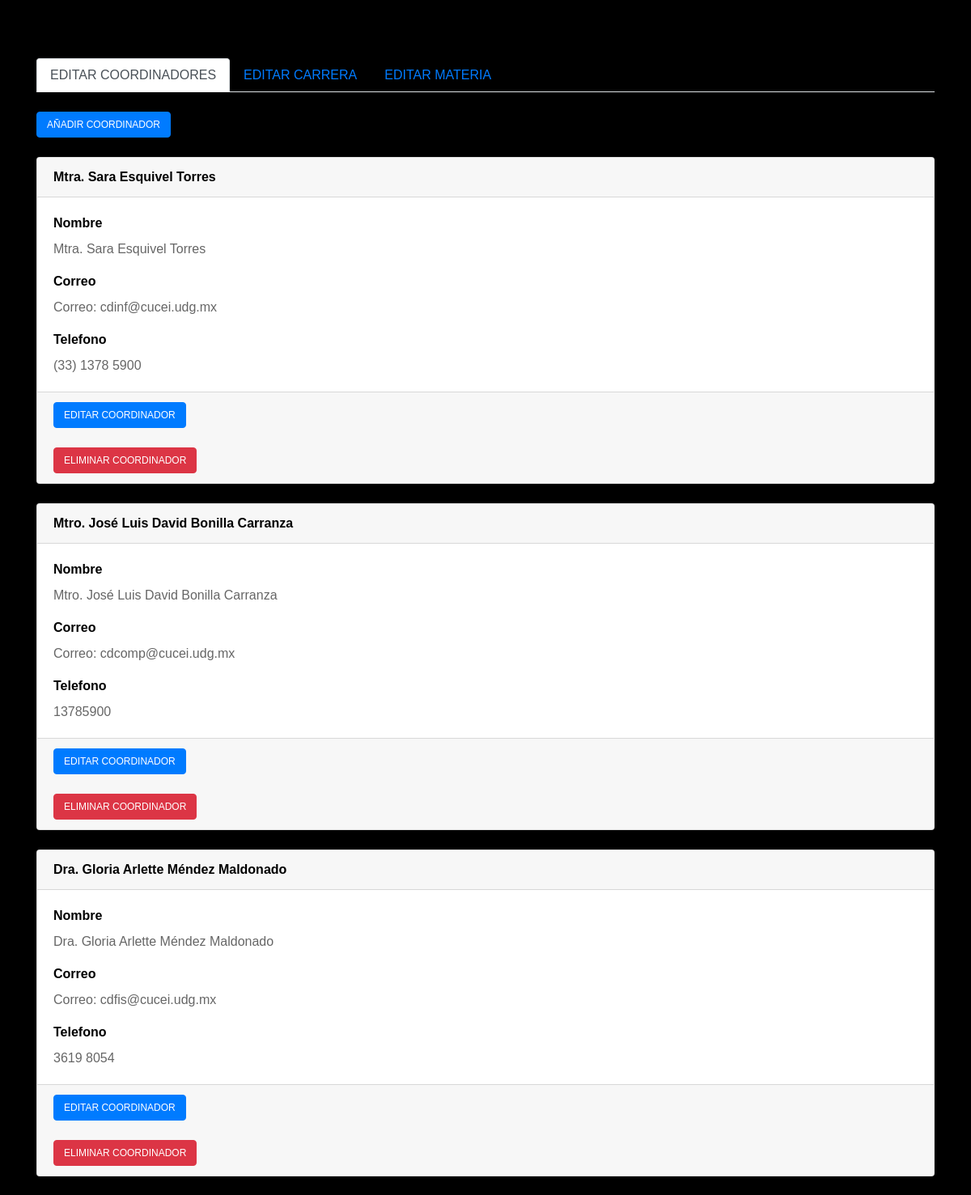
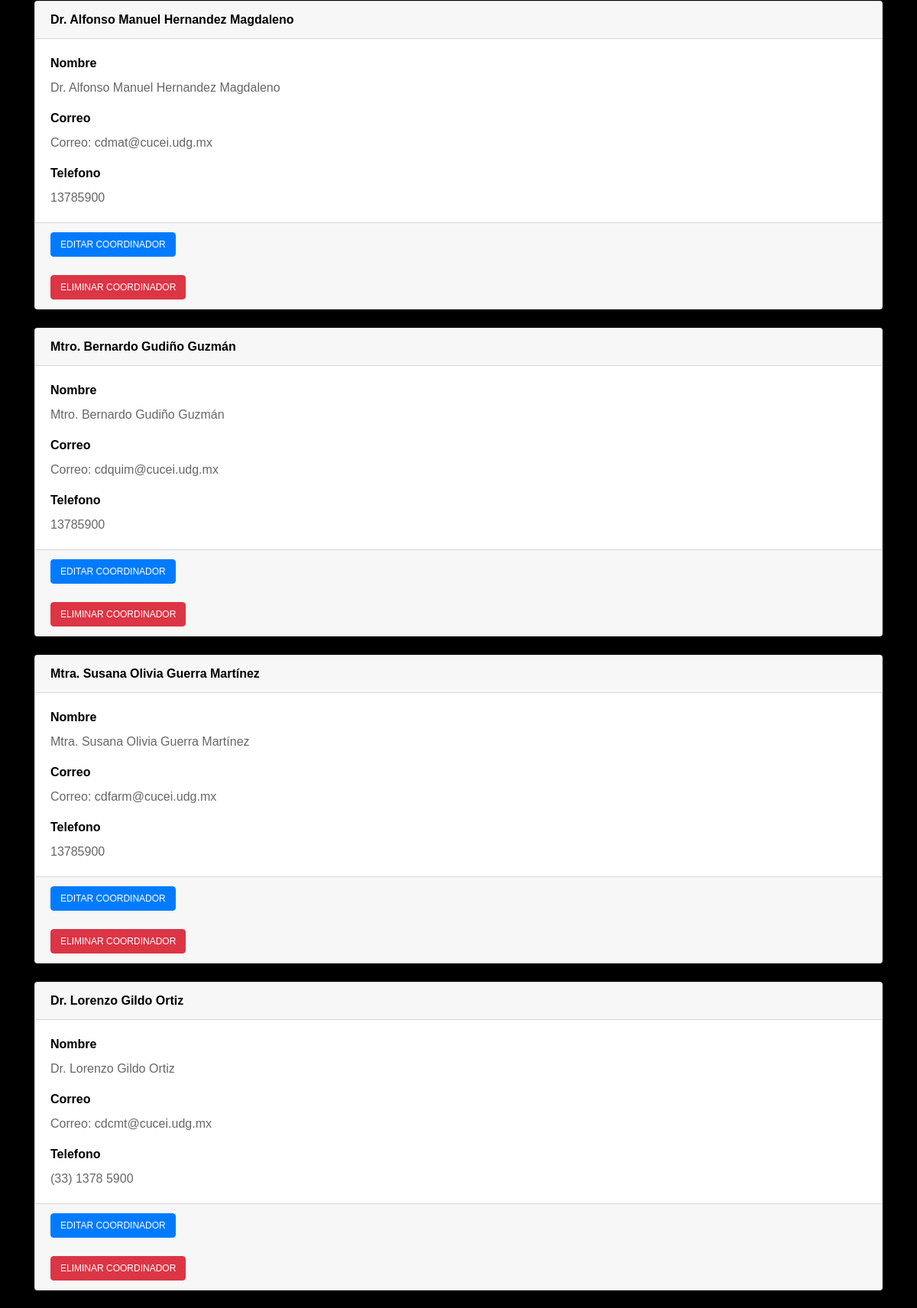
Page /views_admin/cambiar_info.php (signed in, upper part) on the committed database (2 pictures, top to bottom).
### tables this page shows
CREATE TABLE `coordinador` (
  `id` int(11) NOT NULL,
  `nombre` varchar(50) NOT NULL,
  `correo` varchar(80) NOT NULL,
  `telefono` varchar(14) NOT NULL
);

### views_admin/cambiar_info.php (the view, shortened to what this page needs)
<?php
  require '../controladores/base_datos.php';
  if (isset($_SESSION['username']) && $_SESSION['username'] == true) {
    $sql = "SELECT * FROM coordinador;";
    $result = $conn->query($sql);
  }
?>
<!DOCTYPE html>
<html lang="en">
<head>
    <link rel="stylesheet" href="https://cdn.jsdelivr.net/npm/bootstrap@4.0.0/dist/css/bootstrap.min.css">
    <link href="../style/style.main2.css" rel="stylesheet" type="text/css">
</head>
<body>
  <br>
  <br>
  <br>
  <div class="container">
    <ul class="nav nav-tabs" id="myTab" role="tablist">
      <li class="nav-item">
        <a class="nav-link active" id="home-tab" data-toggle="tab" href="#home" role="tab" aria-controls="home" aria-selected="true">EDITAR COORDINADORES</a>
      </li>
      <li class="nav-item">
        <a class="nav-link" id="carrera-tab" data-toggle="tab" href="#carrera" role="tab" aria-controls="carrera" aria-selected="true">EDITAR CARRERA</a>
      </li>
      <li class="nav-item">
        <a class="nav-link" id="materia-tab" data-toggle="tab" href="#materia" role="tab" aria-controls="materia" aria-selected="true">EDITAR MATERIA</a>
      </li>
    </ul>
    <div class="tab-content" id="myTabContent">
      <div class="tab-pane fade show active" id="home" role="tabpanel" aria-labelledby="home-tab">
        <br>
        <button type="button" class="btn btn-primary" data-toggle="modal" data-target="#exampleModal">AÑADIR COORDINADOR</button>
        <br>
        <?php
          if ($result->num_rows > 0) {
            while ($row = $result->fetch_assoc()) {
              $id_coordinador = $row['id'];
              $nombre_coordinador = $row['nombre'];
              $correo = $row['correo'];
              $telefono = $row['telefono'];
              echo "<div class='card'>";
              echo "<div class='card-header' style='color: black; font-weight: bold;'>";
              echo "$nombre_coordinador";
              echo "</div>";
              echo "<div class='card-body'>";
              echo "<label style='color: black; font-weight: bold;'>Nombre</label>";
              echo "<p class='card-text'>$nombre_coordinador</p>";
              echo "<label style='color: black; font-weight: bold;'>Correo</label>";
              echo "<p class='card-text'>Correo: $correo</p>";
              echo "<label style='color: black; font-weight: bold;'>Telefono</label>";
              echo "<p class='card-text'>$telefono</p>";
              echo "</div>";
              echo "<div class='card-footer text-muted'>";
              echo "<button type='button' class='btn btn-primary' data-toggle='modal' data-target='#exampleModal$$id_coordinador'>EDITAR COORDINADOR</button>";
              echo "<br>";
              echo "<form action='procesar_elimnar_coordinador.php?id_coordinador=$id_coordinador' method='POST' enctype='multipart/form-data'>";
              echo "<button type='submit' class='btn btn-danger' name='eliminar' sytle='margin-top: 10px;'>ELIMINAR COORDINADOR</button>";
              echo "</form>";
              echo "</div>";
              echo "</div>";
              echo "<br>";
            }
          } else {
            echo "No se encontraron resultados.";
          }
        ?>
      </div>
    </div>
    <br>
  </div>
</body>
</html>

### style/style.main2.css (style rules this page uses)
body { margin: 0; padding: 0; font-family: Helvetica, Arial, sans-serif; color: #666; background: #f2f2f2; font-size: 1em; line-height: 1.5em; background-color: black; }
.btn { display: flex; flex-wrap: wrap !important; flex-direction: 1em; align-self: center; color: white; padding: 15px auto; text-align: center; text-decoration: none; font-size: 16px; }
.btn { font-size: 12px; }

### rows in the picture
coordinador: nombre "Mtra. Sara Esquivel Torres", correo "cdinf@cucei.udg.mx", telefono "(33) 1378 5900"
coordinador: nombre "Mtro. José Luis David Bonilla Carranza", correo "cdcomp@cucei.udg.mx", telefono "13785900"
coordinador: nombre "Dra. Gloria Arlette Méndez Maldonado", correo "cdfis@cucei.udg.mx", telefono "3619 8054"
coordinador: nombre "Dr. Alfonso Manuel Hernandez Magdaleno", correo "cdmat@cucei.udg.mx", telefono "13785900"
coordinador: nombre "Mtro. Bernardo Gudiño Guzmán", correo "cdquim@cucei.udg.mx", telefono "13785900"
coordinador: nombre "Mtra. Susana Olivia Guerra Martínez", correo "cdfarm@cucei.udg.mx", telefono "13785900"
coordinador: nombre "Dr. Lorenzo Gildo Ortiz", correo "cdcmt@cucei.udg.mx", telefono "(33) 1378 5900"
